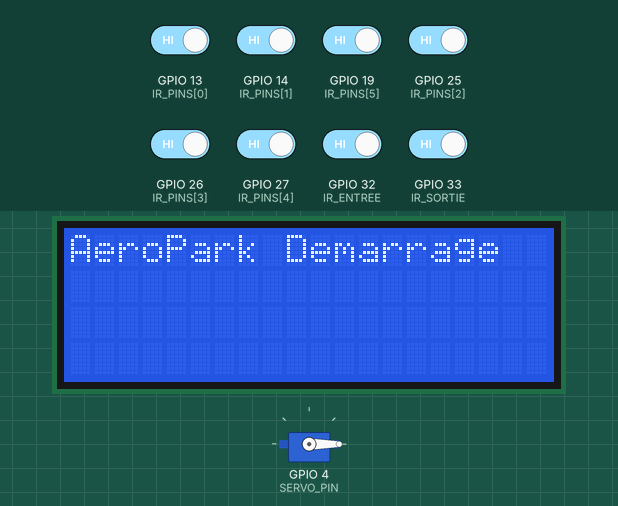
This sketch was run on a simulated ESP32. On the bench: servo, 20×4 character LCD. The inputs (shaded band) are chosen by the test bench; at power-on: GPIO 13 (IR_PINS[0]), GPIO 14 (IR_PINS[1]), GPIO 19 (IR_PINS[5]), GPIO 25 (IR_PINS[2]), GPIO 26 (IR_PINS[3]), GPIO 27 (IR_PINS[4]), GPIO 32 (IR_ENTREE), GPIO 33 (IR_SORTIE) HIGH. WiFi joins after 1.5 s; servers stay silent unless stated; uploads are accepted with an empty reply; what the sketch prints to the serial monitor is not drawn.

Above: at 2.9 s.
3.0 s: GPIO 13 (IR_PINS[0]) driven LOW
At 4.1 s:
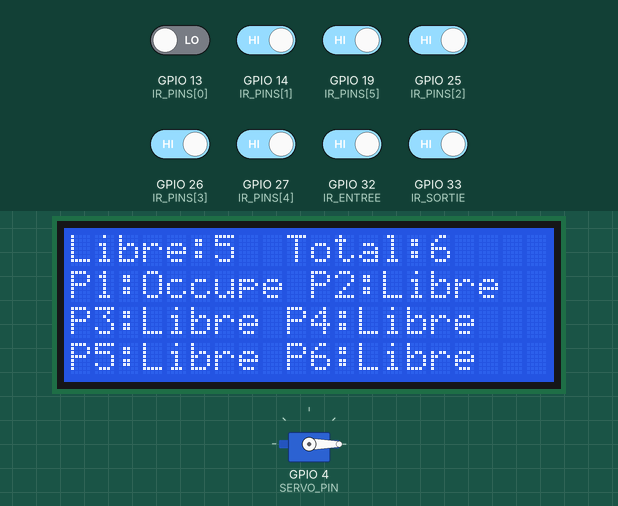
4.8 s: GPIO 14 (IR_PINS[1]) driven LOW
At 5.7 s:
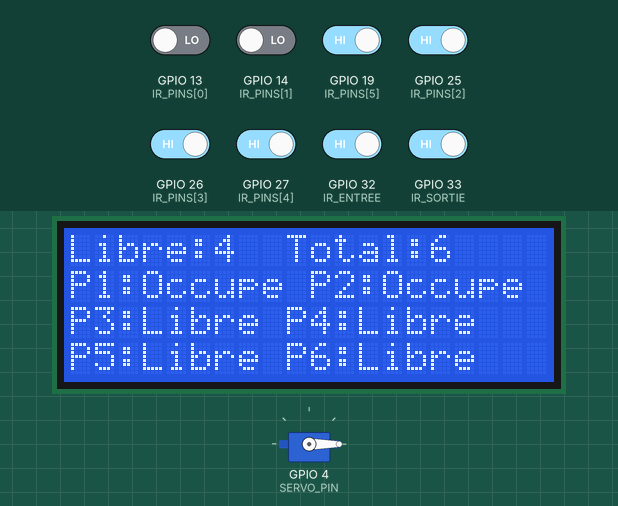
6.6 s: GPIO 19 (IR_PINS[5]) driven LOW
At 7.3 s:
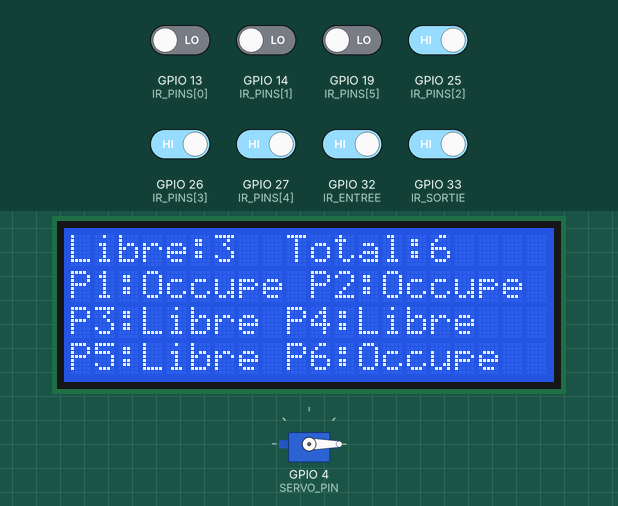
8.4 s: GPIO 25 (IR_PINS[2]) driven LOW
At 9.0 s:
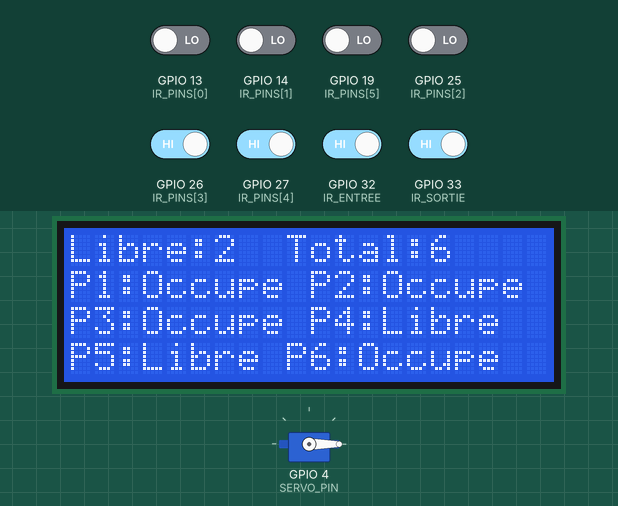
10.1 s: GPIO 26 (IR_PINS[3]) driven LOW
At 11.6 s:
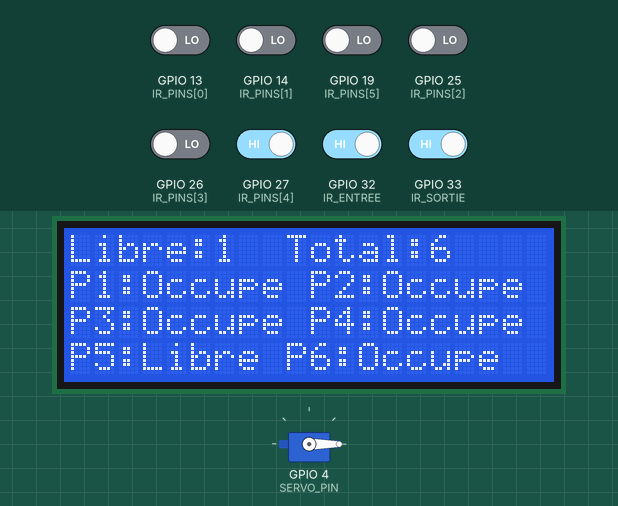
11.9 s: GPIO 27 (IR_PINS[4]) driven LOW
At 13.5 s:
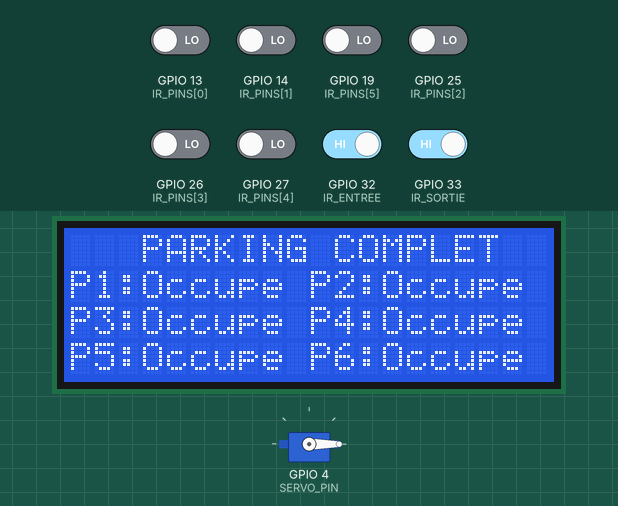
Timing chart, 0 to 14.7 s (numbered marks = the images above; inputs shaded):
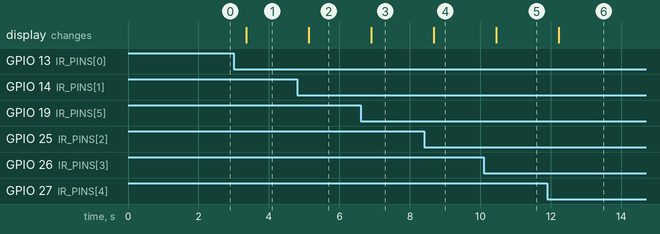

Measured:
- after the input at 3.0 s, the display: changes after 0.36 s (image 1)
- after the input at 4.8 s, the display: changes after 0.33 s (image 2)
- after the input at 6.6 s, the display: changes after 0.30 s (image 3)
- after the input at 8.4 s, the display: changes after 0.28 s (image 4)
- after the input at 10.1 s, the display: changes after 0.35 s (image 5)
- after the input at 11.9 s, the display: changes after 0.33 s (image 6)

The sketch:

esp32_parking_sensor_FIXED.ino
```cpp
// =============================================================================
// AEROPARK SMART SYSTEM - ESP32 UPDATED (FIXED)
// LCD 20x4 + Capteurs + Barriere + Backend + WebSocket Real-time
// FIX: Détection correcte du départ de voiture (RESERVE -> FREE)
// =============================================================================
#include <WiFi.h>
#include <HTTPClient.h>
#include <ArduinoJson.h>
#include <WebSocketsClient.h>
#include <ESP32Servo.h>
#include <Wire.h>
#include <LiquidCrystal_I2C.h>

// =============================================================================
// WIFI & BACKEND
// =============================================================================
const char* ssid = "globaltech";
const char* password = "Akim1234@@";
const char* serverHost = "192.168.1.141";
const int serverPort = 8000;
const char* apiKey = "aeropark-sensor-key-2024";

// URLs API
String parkingInfoUrl = "http://" + String(serverHost) + ":" + String(serverPort) + "/api/v1/barrier/parking-info";
String sensorUpdateUrl = "http://" + String(serverHost) + ":" + String(serverPort) + "/api/v1/sensor/update";
String parkingStatusUrl = "http://" + String(serverHost) + ":" + String(serverPort) + "/parking/status";

// =============================================================================
// CONFIGURATION MATÉRIELLE
// =============================================================================
#define NB_PLACES 6
const int IR_PINS[NB_PLACES] = {13, 14, 25, 26, 27, 19};
const int IR_ENTREE = 32;
const int IR_SORTIE = 33;
const int SERVO_PIN = 4;

// =============================================================================
// OBJETS
// =============================================================================
Servo barriere;
LiquidCrystal_I2C lcd(0x27, 20, 4);
WebSocketsClient webSocket;

// =============================================================================
// VARIABLES
// =============================================================================
bool wifiConnecte = false;
bool systemReady = false;
bool codeValidatedViaWeb = false;
unsigned long codeValidationTime = 0;
const unsigned long VALIDATION_TIMEOUT = 60000; // 1 minute pour entrer

enum PlaceEtat { LIBRE, OCCUPE, RESERVE };
PlaceEtat etatPlaces[NB_PLACES];

// =============================================================================
// OUTILS LCD
// =============================================================================
const char* etatToText(PlaceEtat etat) {
  switch (etat) {
    case LIBRE: return "Libre";
    case OCCUPE: return "Occupe";
    case RESERVE: return "Reserve";
    default: return "----";
  }
}

void afficherLCD() {
  int libres = 0;
  for (int i = 0; i < NB_PLACES; i++) {
    if (etatPlaces[i] == LIBRE) libres++;
  }

  lcd.clear();
  if (libres == 0) {
    // Vérifier si il y a des reservations
    bool aDesReservations = false;
    for (int i=0; i<NB_PLACES; i++) if(etatPlaces[i] == RESERVE) aDesReservations = true;

    lcd.setCursor(3, 0);
    lcd.print("PARKING COMPLET");
    if (aDesReservations) {
        lcd.setCursor(0, 1);
        lcd.print("Acces par CODE seul");
    }
  } else {
    lcd.setCursor(0, 0);
    lcd.print("Libre:");
    lcd.print(libres);
    lcd.print("  Total:");
    lcd.print(NB_PLACES);
  }

  lcd.setCursor(0, 1);
  lcd.print("P1:"); lcd.print(etatToText(etatPlaces[0]));
  lcd.print(" P2:"); lcd.print(etatToText(etatPlaces[1]));

  lcd.setCursor(0, 2);
  lcd.print("P3:"); lcd.print(etatToText(etatPlaces[2]));
  lcd.print(" P4:"); lcd.print(etatToText(etatPlaces[3]));

  lcd.setCursor(0, 3);
  lcd.print("P5:"); lcd.print(etatToText(etatPlaces[4]));
  lcd.print(" P6:"); lcd.print(etatToText(etatPlaces[5]));
}

// =============================================================================
// WIFI
// =============================================================================
void connecterWiFi() {
  Serial.println("Connexion WiFi...");
  WiFi.begin(ssid, password);
  int essais = 0;
  while (WiFi.status() != WL_CONNECTED && essais < 20) {
    delay(500);
    essais++;
  }
  wifiConnecte = WiFi.status() == WL_CONNECTED;
  Serial.println(wifiConnecte ? "WiFi Connecte" : "WiFi Erreur");
}

// =============================================================================
// Mise à jour de l'état local depuis JSON
// =============================================================================
void updatePlacesFromJSON(JsonArray places) {
    for (int i = 0; i < NB_PLACES && i < places.size(); i++) {
      const char* etat = places[i]["etat"];
      if (!etat) etat = places[i]["status"]; // Supporte "etat" ou "status"

      if (strcmp(etat, "free") == 0) etatPlaces[i] = LIBRE;
      else if (strcmp(etat, "reserved") == 0) etatPlaces[i] = RESERVE;
      else etatPlaces[i] = OCCUPE;
    }
    afficherLCD();
}

void recupererEtatParking() {
  if (!wifiConnecte) return;
  HTTPClient http;
  http.begin(parkingStatusUrl);
  http.addHeader("X-API-Key", apiKey);
  int code = http.GET();
  if (code == 200) {
    StaticJsonDocument<4096> doc;
    deserializeJson(doc, http.getString());
    updatePlacesFromJSON(doc["places"].as<JsonArray>());
  }
  http.end();
}

// =============================================================================
// WEBSOCKET
// =============================================================================
void webSocketEvent(WStype_t type, uint8_t* payload, size_t length) {
  if (type == WStype_TEXT) {
    StaticJsonDocument<4096> doc;
    if (deserializeJson(doc, payload)) return;

    if (strcmp(doc["type"], "parking_update") == 0) {
      Serial.println("WS: Mise à jour parking reçue");
      updatePlacesFromJSON(doc["places"].as<JsonArray>());
    }
    else if (strcmp(doc["type"], "code_validated") == 0) {
      Serial.println("WS: Code validé via Web ! Prêt pour ouverture.");
      codeValidatedViaWeb = true;
      codeValidationTime = millis();
    }
  }
}

void setupWebSocket() {
  webSocket.begin(serverHost, serverPort, "/ws/parking");
  webSocket.onEvent(webSocketEvent);
  webSocket.setReconnectInterval(5000);
}

// =============================================================================
// CAPTEURS
// =============================================================================
bool envoyerEtatPlace(int index, bool occupe) {
  if (!wifiConnecte) return false;
  HTTPClient http;
  http.begin(sensorUpdateUrl);
  http.addHeader("Content-Type", "application/json");
  http.addHeader("X-API-Key", apiKey);

  StaticJsonDocument<256> doc;
  doc["place_id"] = "a" + String(index + 1);
  doc["etat"] = occupe ? "occupied" : "free";

  String body;
  serializeJson(doc, body);

  int code = http.POST(body);
  http.end();
  return code == 200;
}

// =============================================================================
// BARRIERE
// =============================================================================
#define SERVO_FERME 0
#define SERVO_OUVERT 90

void ouvrirBarriere() { barriere.write(SERVO_OUVERT); }
void fermerBarriere() { barriere.write(SERVO_FERME); }

void setup() {
  Serial.begin(115200);

  for (int i = 0; i < NB_PLACES; i++) {
    pinMode(IR_PINS[i], INPUT_PULLUP);
    etatPlaces[i] = LIBRE;
  }

  pinMode(IR_ENTREE, INPUT_PULLUP);
  pinMode(IR_SORTIE, INPUT_PULLUP);

  barriere.attach(SERVO_PIN);
  fermerBarriere();

  lcd.init();
  lcd.backlight();
  lcd.print("AeroPark Demarrage");

  connecterWiFi();
  if (wifiConnecte) {
      setupWebSocket();
      recupererEtatParking();
  }

  systemReady = true;
}

void loop() {
  if (wifiConnecte) webSocket.loop();

  // 1. GESTION DES CAPTEURS DE PLACES (Real-time local)
  // FIX CRITIQUE: Changé de "etatPlaces[i] == OCCUPE" à "etatPlaces[i] != LIBRE"
  // Cela permet de détecter le départ même si la place était RESERVE
  for (int i = 0; i < NB_PLACES; i++) {
    bool detecte = digitalRead(IR_PINS[i]) == LOW;

    if (detecte && etatPlaces[i] != OCCUPE) {
        // Voiture détectée et place n'était pas occupée
        etatPlaces[i] = OCCUPE;
        envoyerEtatPlace(i, true);
        afficherLCD();
        Serial.print("Place ");
        Serial.print(i+1);
        Serial.println(" -> OCCUPE");
    }
    else if (!detecte && etatPlaces[i] != LIBRE) {
        // ← FIX: Voiture partie, peu importe si place était OCCUPE ou RESERVE
        etatPlaces[i] = LIBRE;
        envoyerEtatPlace(i, false);
        afficherLCD();
        Serial.print("Place ");
        Serial.print(i+1);
        Serial.println(" -> LIBRE");
    }
  }

  // 2. LOGIQUE ENTRÉE
  if (systemReady && digitalRead(IR_ENTREE) == LOW) {
    int libres = 0;
    for (int i = 0; i < NB_PLACES; i++) if (etatPlaces[i] == LIBRE) libres++;
    bool autorise = false;

    // Cas A: Il y a des places
    if (libres > 0) {
        Serial.println("Entree libre autorisee");
        autorise = true;
    }
    // Cas B: Parking plein mais code validé via App
    else if (codeValidatedViaWeb) {
        if (millis() - codeValidationTime < VALIDATION_TIMEOUT) {
            Serial.println("Entree reservee autorisee (Code App)");
            autorise = true;
        } else {
            Serial.println("Code App expire");
            codeValidatedViaWeb = false;
        }
    }

    if (autorise) {
      ouvrirBarriere();
      delay(5000);
      fermerBarriere();
      codeValidatedViaWeb = false; // Reset après passage
      afficherLCD();
    }
  }

  // 3. LOGIQUE SORTIE
  if (systemReady && digitalRead(IR_SORTIE) == LOW) {
    ouvrirBarriere();
    delay(5000);
    fermerBarriere();
    afficherLCD();
  }

  delay(100);
}
```
